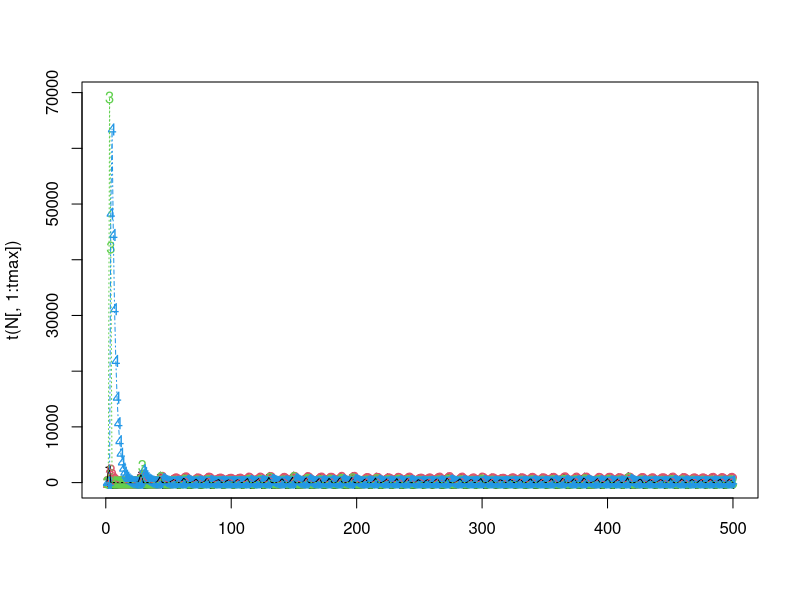
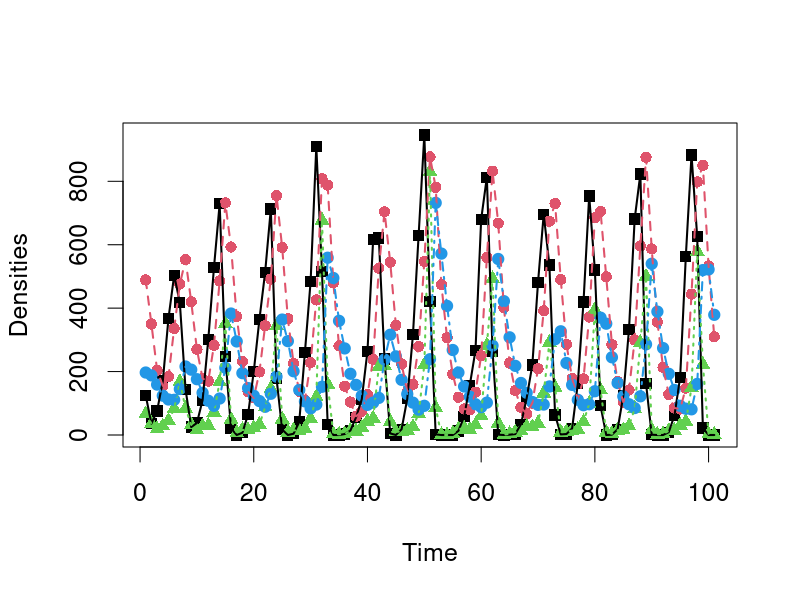
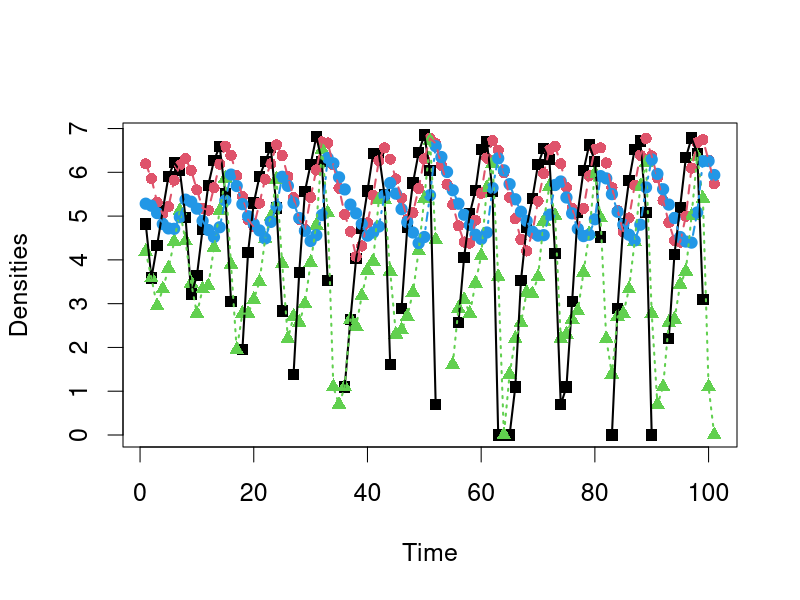

Reproduce these figures in R, in order.
#####################################################################################################################################
### FBarraquand & OGimenez 14/11/2017 -- Two species density-dependent matrix model // predator -prey version
### 'New' version with density-dependence intra and inter affecting four vital rates, each vital rate affected once
### 18/03/2018 New set of parameters, slightly more realistic
### 07/09/2018 New version of pre-breeding model that we use statistically
### 07/09/2018 Stochastic version of the model
#####################################################################################################################################

library('Matrix')

####################### Definition of functions #####################################################

logistic=function(x){
return(1/(1+exp(-x)))
}


#logistic=function(x,x_thresh=1,steepness=1){
#return(1/(1+exp(-steepness*(x-x_thresh))))
#}

# Computes vital rates from the state vector N 
vital_rates=function(params,N){

############ Parameters used as inputs #################################################################
### similar to statistical model
#########################################################################################################

VR=matrix(NA,nrow=4,ncol=4)
phiA = params[1:2] # 
alphas = params[3:10] #

f=rep(NA,4)
### same order as in statistical model (not much logic)
f[1] = logistic(alpha[1] + alpha[2] *N[4]) # intra-species DD - juvenile predator survival fn of adult predator abundance
f[2] = logistic(alpha[3] + alpha[4] * N[4]) # inter-species DD - juvenile prey survival fn of adult predator abundance
f[3] = exp(alpha[5] + alpha[6] * N[1]) # inter-species DD - predator fecundity fn of juvenile prey abundance
f[4] = exp(alpha[7] + alpha[8] * N[2]) # intra-species DD - prey fecundity fn of adult prey abundance


VR_prey = matrix(c(0,0.5 * f[4]* f[2], 
            phiA[1],  phiA[1]),nrow = 2, ncol = 2,byrow = TRUE)

VR_pred =  matrix(c(0,0.5* f[3] * f[1], 
             phiA[2],phiA[2]),nrow = 2, ncol = 2,byrow=TRUE)

VR=bdiag(VR_prey,VR_pred)

return(VR)

}

############################################# end of functions def. ############################################################


################### Main program ############################################################################################### 

### Initialization
set.seed(40) 

# Define parameters
tmax = 500#max time for sim

### Max rate parameters
# Prey (max) adult survival (v for victim)
phiA_V = 0.6
# Predator adult survival 
phiA_P = 0.7

# Other parameters 

alpha <- rep(NA,8)
N <- seq(10,500,length=10)
# intra-species DD - juvenile predator survival fn of adult predator abundance
alpha[1] <- 0.5
alpha[2] <- -0.01 # slopes
1/(1+exp(-(alpha[1] + alpha[2] * N)))

# inter-species DD - juvenile prey survival fn of adult predator abundance
alpha[3] <- 0.5
alpha[4] <- -0.025 # slopes
1/(1+exp(-(alpha[3] + alpha[4] * N)))

# inter-species DD - predator fecundity fn of juvenile prey abundance
alpha[5] <- 0
alpha[6] <- 0.004 # slopes
exp(alpha[5] + alpha[6] * N)
# if juv prey gets above 500 we have a problem, otherwise OK

# intra-species DD - prey fecundity fn of adult prey abundance
alpha[7] <- 5 #1.5 #2.5 too much
alpha[8] <- -0.005 # slopes
exp(alpha[7] + alpha[8] * N)


# Bundle the whole shabang into a single vector, which we then feed to the function
params = c(phiA_V,phiA_P,alpha)

# Initialize the state vector
N=matrix(NA,4,tmax)
N[,1] = N[,1] = c(100,100,20,20) #runif(4,50,100) ### we state 4 values for 2 species and 2 stages

############################# Loop over time #################################################################

for (t in 1:(tmax-1)){
	## Compute vital rates as a function of the initial state
	vital_rate_matrix = as.matrix(vital_rates(params,N[,t])) #vital_rate_matrix %*% N[,t] 
	N[1,t+1] = rpois(1,vital_rate_matrix[1,2] * N[2,t])
	N[2,t+1] = rbinom(1,N[2,t]+N[1,t], vital_rate_matrix[2,2])
	N[3,t+1] = rpois(1,vital_rate_matrix[3,4] * N[4,t])
	N[4,t+1] = rbinom(1,N[3,t]+N[4,t], vital_rate_matrix[4,4])
}
N[,tmax]
matplot(t(N[,1:tmax]))
matlines(t(N[,1:tmax]))
############################################ end of simulation ##################################################################

nplotstart = 100
nplotend = 200 #tmax

pdf(file="TimePlot_BGpredation_prebreed_stochastic_highfec.pdf",width=12,height=8)
par(cex=1.5)
matplot(t(N[,nplotstart:nplotend]),xlab="Time",ylab="Densities",pch=c(15,16,17,19))
matlines(t(N[,nplotstart:nplotend]),lwd=2,lty=c(1,2,3,4))
dev.off()

pdf(file="Log_TimePlot_BGpredation_prebreed_stochastic_highfec_log.pdf",width=12,height=8)
par(cex=1.5)
matplot(t(log(N[,nplotstart:nplotend])),xlab="Time",ylab="Densities",pch=c(15,16,17,19))
matlines(t(log(N[,nplotstart:nplotend])),lwd=2,lty=c(1,2,3,4))
dev.off()







